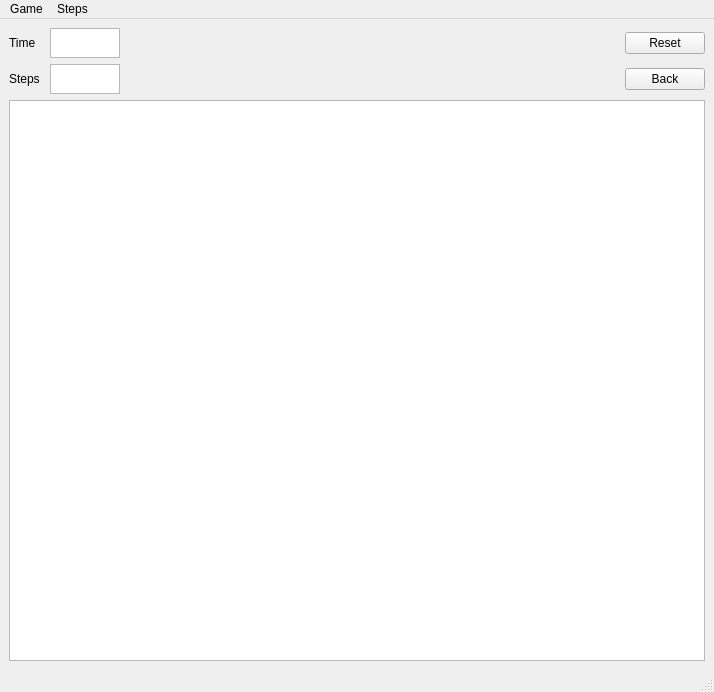
<?xml version="1.0" encoding="UTF-8"?>
<ui version="4.0">
 <class>GamefieldWindow</class>
 <widget class="QMainWindow" name="GamefieldWindow">
  <property name="geometry">
   <rect>
    <x>0</x>
    <y>0</y>
    <width>714</width>
    <height>692</height>
   </rect>
  </property>
  <property name="minimumSize">
   <size>
    <width>300</width>
    <height>300</height>
   </size>
  </property>
  <property name="baseSize">
   <size>
    <width>600</width>
    <height>600</height>
   </size>
  </property>
  <property name="windowTitle">
   <string>MainWindow</string>
  </property>
  <widget class="QWidget" name="centralwidget">
   <layout class="QGridLayout" name="gridLayout">
    <property name="horizontalSpacing">
     <number>10</number>
    </property>
    <item row="1" column="0">
     <widget class="QLabel" name="labelSteps">
      <property name="text">
       <string>Steps</string>
      </property>
     </widget>
    </item>
    <item row="0" column="2" rowspan="2">
     <spacer name="horizontalSpacer">
      <property name="orientation">
       <enum>Qt::Horizontal</enum>
      </property>
      <property name="sizeType">
       <enum>QSizePolicy::Expanding</enum>
      </property>
      <property name="sizeHint" stdset="0">
       <size>
        <width>40</width>
        <height>20</height>
       </size>
      </property>
     </spacer>
    </item>
    <item row="1" column="3">
     <widget class="QPushButton" name="backButton">
      <property name="text">
       <string>Back</string>
      </property>
     </widget>
    </item>
    <item row="0" column="1" alignment="Qt::AlignLeft|Qt::AlignTop">
     <widget class="QTextBrowser" name="textTime">
      <property name="sizePolicy">
       <sizepolicy hsizetype="Minimum" vsizetype="Minimum">
        <horstretch>0</horstretch>
        <verstretch>0</verstretch>
       </sizepolicy>
      </property>
      <property name="minimumSize">
       <size>
        <width>70</width>
        <height>30</height>
       </size>
      </property>
      <property name="maximumSize">
       <size>
        <width>50</width>
        <height>30</height>
       </size>
      </property>
      <property name="baseSize">
       <size>
        <width>50</width>
        <height>30</height>
       </size>
      </property>
     </widget>
    </item>
    <item row="0" column="3">
     <widget class="QPushButton" name="resetButton">
      <property name="text">
       <string>Reset</string>
      </property>
     </widget>
    </item>
    <item row="0" column="0">
     <widget class="QLabel" name="labelTime">
      <property name="text">
       <string>Time</string>
      </property>
     </widget>
    </item>
    <item row="1" column="1" alignment="Qt::AlignLeft|Qt::AlignTop">
     <widget class="QTextBrowser" name="textSteps">
      <property name="sizePolicy">
       <sizepolicy hsizetype="Minimum" vsizetype="Minimum">
        <horstretch>0</horstretch>
        <verstretch>0</verstretch>
       </sizepolicy>
      </property>
      <property name="minimumSize">
       <size>
        <width>70</width>
        <height>30</height>
       </size>
      </property>
      <property name="maximumSize">
       <size>
        <width>50</width>
        <height>30</height>
       </size>
      </property>
      <property name="baseSize">
       <size>
        <width>50</width>
        <height>30</height>
       </size>
      </property>
     </widget>
    </item>
    <item row="2" column="0" colspan="4">
     <widget class="QTableView" name="tableGamefield"/>
    </item>
   </layout>
  </widget>
  <widget class="QMenuBar" name="menubar">
   <property name="geometry">
    <rect>
     <x>0</x>
     <y>0</y>
     <width>714</width>
     <height>21</height>
    </rect>
   </property>
   <widget class="QMenu" name="menuGame">
    <property name="title">
     <string>Game</string>
    </property>
    <addaction name="actionChoose_level"/>
    <addaction name="actionHelp"/>
   </widget>
   <widget class="QMenu" name="menuSteps">
    <property name="title">
     <string>Steps</string>
    </property>
    <addaction name="actionReset_level"/>
    <addaction name="actionBack"/>
   </widget>
   <addaction name="menuGame"/>
   <addaction name="menuSteps"/>
  </widget>
  <widget class="QStatusBar" name="statusbar">
   <property name="enabled">
    <bool>true</bool>
   </property>
   <property name="inputMethodHints">
    <set>Qt::ImhNone</set>
   </property>
  </widget>
  <action name="actionBack">
   <property name="text">
    <string>Back</string>
   </property>
   <property name="shortcut">
    <string>B</string>
   </property>
  </action>
  <action name="actionReset_level">
   <property name="text">
    <string>Reset level</string>
   </property>
   <property name="shortcut">
    <string>R</string>
   </property>
  </action>
  <action name="actionHelp">
   <property name="text">
    <string>Help</string>
   </property>
   <property name="shortcut">
    <string>H</string>
   </property>
  </action>
  <action name="actionChoose_level">
   <property name="text">
    <string>Choose level</string>
   </property>
   <property name="shortcut">
    <string>L</string>
   </property>
  </action>
 </widget>
 <resources/>
 <connections/>
</ui>
